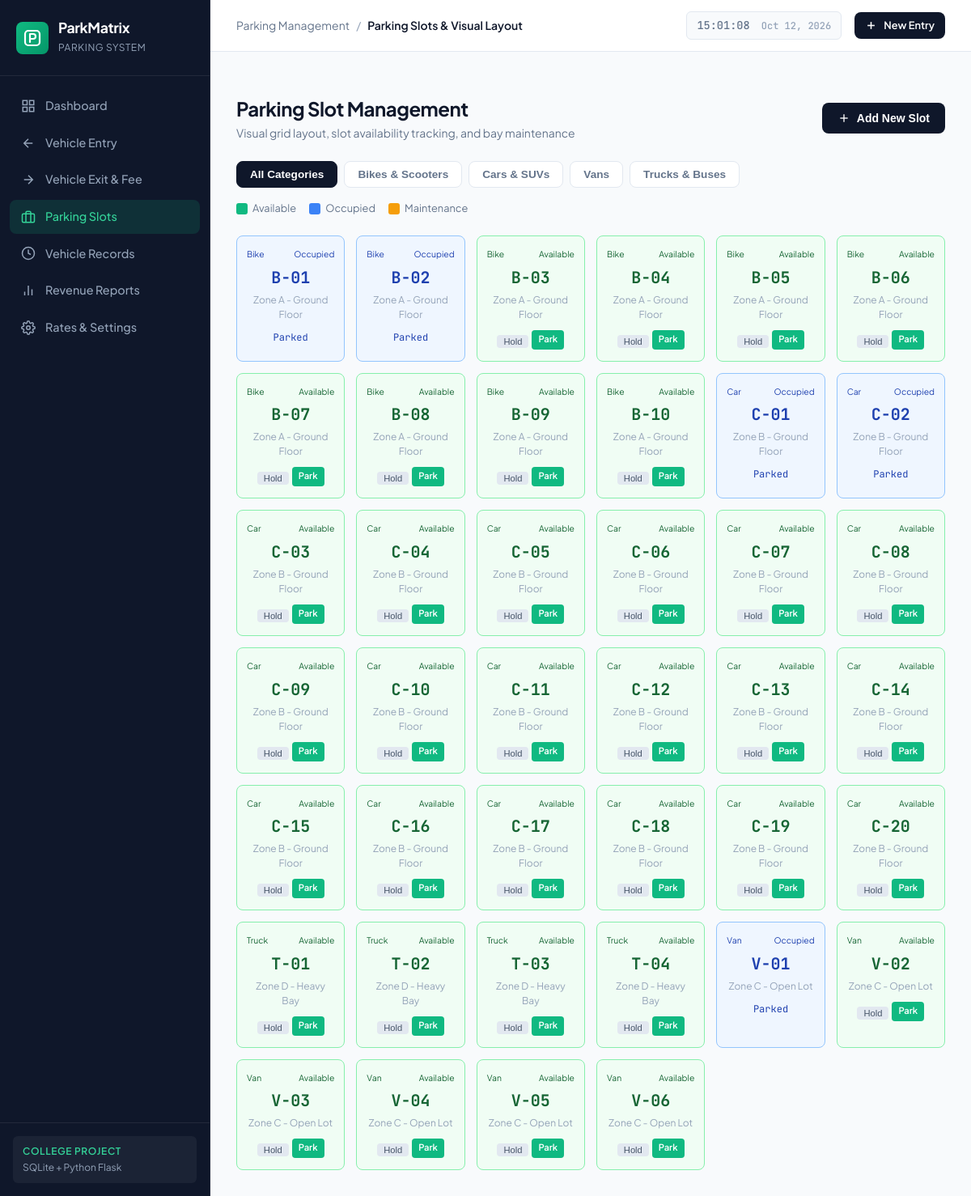
/slots, run on the app's committed database.
### tables this page shows
CREATE TABLE slots (
    id INTEGER PRIMARY KEY AUTOINCREMENT,
    slot_number TEXT UNIQUE NOT NULL,
    slot_type TEXT NOT NULL,          -- 'Bike', 'Car', 'Van', 'Truck'
    status TEXT NOT NULL DEFAULT 'Available', -- 'Available', 'Occupied', 'Maintenance'
    floor TEXT DEFAULT 'Ground Floor'
);

### app.py (the view, shortened to what this page needs)
@app.route('/slots', methods=['GET', 'POST'])
def parking_slots():
    slots = database.get_all_slots()
    return render_template('parking_slots.html', slots=slots)

### database.py (called while the page is built)
def get_db():
    if not os.path.exists(INSTANCE_DIR):
        os.makedirs(INSTANCE_DIR, exist_ok=True)
    conn = sqlite3.connect(DATABASE_PATH)
    conn.row_factory = sqlite3.Row
    conn.execute("PRAGMA foreign_keys = ON;")
    return conn

def get_all_slots():
    with get_db() as conn:
        return conn.execute("SELECT * FROM slots ORDER BY slot_type ASC, slot_number ASC").fetchall()

### templates/parking_slots.html (shortened to what this page needs)
{% extends "base.html" %}
{% block page_title %}Parking Slots & Visual Layout{% endblock %}
{% block content %}
<div class="slots-page-container">
    <div class="section-header">
        <div>
            <h1 class="page-heading">Parking Slot Management</h1>
            <p class="page-subheading">Visual grid layout, slot availability tracking, and bay maintenance</p>
        </div>
        <div class="header-actions">
            <button class="btn btn-primary" onclick="document.getElementById('addSlotModal').style.display='flex'">
                <svg width="16" height="16" viewBox="0 0 24 24" fill="none" stroke="currentColor" stroke-width="2">
                    <line x1="12" y1="5" x2="12" y2="19"></line>
                    <line x1="5" y1="12" x2="19" y2="12"></line>
                </svg>
                <span>Add New Slot</span>
            </button>
        </div>
    </div>
    <div class="slot-controls-bar">
        <div class="slot-filter-tabs">
            <button class="slot-filter-btn active" data-filter="all">All Categories</button>
            <button class="slot-filter-btn" data-filter="Bike">Bikes & Scooters</button>
            <button class="slot-filter-btn" data-filter="Car">Cars & SUVs</button>
            <button class="slot-filter-btn" data-filter="Van">Vans</button>
            <button class="slot-filter-btn" data-filter="Truck">Trucks & Buses</button>
        </div>
        <div class="slot-legend">
            <div class="legend-item">
                <span class="legend-box available-box"></span>
                <span>Available</span>
            </div>
            <div class="legend-item">
                <span class="legend-box occupied-box"></span>
                <span>Occupied</span>
            </div>
            <div class="legend-item">
                <span class="legend-box maintenance-box"></span>
                <span>Maintenance</span>
            </div>
        </div>
    </div>
    <div class="slots-visual-grid" id="slotsContainer">
        {% for slot in slots %}
        <div class="slot-card slot-{{ slot.status|lower }}" data-category="{{ slot.slot_type }}">
            <div class="slot-card-header">
                <span class="slot-type-label">{{ slot.slot_type }}</span>
                <span class="slot-status-indicator">{{ slot.status }}</span>
            </div>
            <div class="slot-code font-mono">{{ slot.slot_number }}</div>
            <div class="slot-floor text-xs text-muted">{{ slot.floor }}</div>
            <div class="slot-card-actions">
                {% if slot.status == 'Available' %}
                    <form action="{{ url_for('parking_slots') }}" method="POST" style="display:inline;">
                        <button type="submit" class="slot-btn-subtle" title="Mark Maintenance">Hold</button>
                    </form>
                    <a href="{{ url_for('vehicle_entry') }}" class="slot-btn-primary" title="Assign vehicle">Park</a>
                {% else %}
                    <span class="slot-occupied-text font-mono text-xs">Parked</span>
                {% endif %}
            </div>
        </div>
        {% endfor %}
    </div>
</div>
{% endblock %}

### static/css/style.css (style rules this page uses)
:root { --bg-main: #f8fafc; --bg-card: #ffffff; --sidebar-bg: #0f172a; --sidebar-hover: #1e293b; --sidebar-text: #94a3b8; --sidebar-active: #10b981; --text-primary: #0f172a; --text-secondary: #64748b; --text-muted: #94a3b8; --border-subtle: #e2e8f0; --primary: #0f172a; --primary-hover: #1e293b; --accent: #10b981; --accent-hover: #059669; --accent-light: #ecfdf5; --warning: #f59e0b; --warning-light: #fffbeb; --danger: #ef4444; --danger-light: #fef2f2; --info: #3b82f6; --font-sans: 'Plus Jakarta Sans', -apple-system, BlinkMacSystemFont, 'Segoe UI', Roboto, sans-serif; --font-mono: 'JetBrains Mono', monospace; --radius-sm: 6px; --radius-md: 8px; --radius-lg: 12px; }
* { margin: 0; padding: 0; box-sizing: border-box; }
body { font-family: var(--font-sans); background-color: var(--bg-main); color: var(--text-primary); line-height: 1.5; -webkit-font-smoothing: antialiased; }
.section-header { display: flex; align-items: center; justify-content: space-between; margin-bottom: 24px; flex-wrap: wrap; gap: 16px; }
.page-heading { font-size: 1.5rem; font-weight: 700; letter-spacing: -0.02em; color: var(--text-primary); }
.page-subheading { font-size: 0.875rem; color: var(--text-secondary); margin-top: 2px; }
.btn { display: inline-flex; align-items: center; gap: 8px; padding: 10px 18px; font-size: 0.875rem; font-weight: 600; border-radius: var(--radius-md); text-decoration: none; cursor: pointer; border: 1px solid transparent; transition: all 0.15s ease; white-space: nowrap; }
.btn-primary { background-color: var(--primary); color: #ffffff; }
.slot-controls-bar { display: flex; justify-content: space-between; align-items: center; flex-wrap: wrap; gap: 16px; margin-bottom: 24px; }
.slot-filter-tabs { display: flex; gap: 8px; flex-wrap: wrap; }
.slot-filter-btn { padding: 8px 16px; border: 1px solid var(--border-subtle); background: #ffffff; border-radius: var(--radius-md); font-size: 0.85rem; font-weight: 600; cursor: pointer; color: var(--text-secondary); transition: all 0.15s ease; }
.slot-filter-btn.active, .slot-filter-btn:hover { background: var(--primary); color: #ffffff; border-color: var(--primary); }
.slot-legend { display: flex; gap: 16px; align-items: center; font-size: 0.8rem; color: var(--text-secondary); }
.legend-item { display: flex; align-items: center; gap: 6px; }
.legend-box { width: 14px; height: 14px; border-radius: 3px; }
.available-box { background: #10b981; }
.occupied-box { background: #3b82f6; }
.maintenance-box { background: #f59e0b; }
.slots-visual-grid { display: grid; grid-template-columns: repeat(auto-fill, minmax(130px, 1fr)); gap: 14px; }
.slot-card { border-radius: var(--radius-md); padding: 14px 12px; display: flex; flex-direction: column; align-items: center; text-align: center; border: 1.5px solid; transition: transform 0.15s ease; }
.slot-card-header { width: 100%; display: flex; justify-content: space-between; font-size: 0.65rem; margin-bottom: 6px; }
.slot-available { background: #f0fdf4; border-color: #86efac; color: #166534; }
.slot-occupied { background: #eff6ff; border-color: #93c5fd; color: #1e40af; }
.slot-code { font-size: 1.25rem; font-weight: 700; margin-bottom: 4px; }
.slot-card-actions { margin-top: 10px; display: flex; gap: 4px; }
.slot-btn-primary { padding: 2px 8px; font-size: 0.7rem; background: #10b981; color: #ffffff; border-radius: 4px; text-decoration: none; font-weight: 600; }
.slot-btn-subtle { padding: 2px 8px; font-size: 0.7rem; background: #e2e8f0; color: #475569; border: none; border-radius: 4px; cursor: pointer; }
.font-mono { font-family: var(--font-mono); }
.text-muted { color: var(--text-muted); }
.text-xs { font-size: 0.75rem; }

### data on the page
slots: slot_type "Bike", status "Occupied", slot_number "B-01", floor "Zone A - Ground Floor", shows "Parked"
slots: slot_type "Bike", status "Occupied", slot_number "B-02", floor "Zone A - Ground Floor", shows "Parked"
slots: slot_type "Bike", status "Available", slot_number "B-03", floor "Zone A - Ground Floor"
slots: slot_type "Bike", status "Available", slot_number "B-04", floor "Zone A - Ground Floor"
slots: slot_type "Bike", status "Available", slot_number "B-05", floor "Zone A - Ground Floor"
slots: slot_type "Bike", status "Available", slot_number "B-06", floor "Zone A - Ground Floor"
slots: slot_type "Bike", status "Available", slot_number "B-07", floor "Zone A - Ground Floor"
slots: slot_type "Bike", status "Available", slot_number "B-08", floor "Zone A - Ground Floor"
slots: slot_type "Bike", status "Available", slot_number "B-09", floor "Zone A - Ground Floor"
slots: slot_type "Bike", status "Available", slot_number "B-10", floor "Zone A - Ground Floor"
slots: slot_type "Car", status "Occupied", slot_number "C-01", floor "Zone B - Ground Floor", shows "Parked"
slots: slot_type "Car", status "Occupied", slot_number "C-02", floor "Zone B - Ground Floor", shows "Parked"
slots: slot_type "Car", status "Available", slot_number "C-03", floor "Zone B - Ground Floor"
slots: slot_type "Car", status "Available", slot_number "C-04", floor "Zone B - Ground Floor"
slots: slot_type "Car", status "Available", slot_number "C-05", floor "Zone B - Ground Floor"
slots: slot_type "Car", status "Available", slot_number "C-06", floor "Zone B - Ground Floor"
slots: slot_type "Car", status "Available", slot_number "C-07", floor "Zone B - Ground Floor"
slots: slot_type "Car", status "Available", slot_number "C-08", floor "Zone B - Ground Floor"
slots: slot_type "Car", status "Available", slot_number "C-09", floor "Zone B - Ground Floor"
slots: slot_type "Car", status "Available", slot_number "C-10", floor "Zone B - Ground Floor"
slots: slot_type "Car", status "Available", slot_number "C-11", floor "Zone B - Ground Floor"
slots: slot_type "Car", status "Available", slot_number "C-12", floor "Zone B - Ground Floor"
slots: slot_type "Car", status "Available", slot_number "C-13", floor "Zone B - Ground Floor"
slots: slot_type "Car", status "Available", slot_number "C-14", floor "Zone B - Ground Floor"
slots: slot_type "Car", status "Available", slot_number "C-15", floor "Zone B - Ground Floor"
slots: slot_type "Car", status "Available", slot_number "C-16", floor "Zone B - Ground Floor"
slots: slot_type "Car", status "Available", slot_number "C-17", floor "Zone B - Ground Floor"
slots: slot_type "Car", status "Available", slot_number "C-18", floor "Zone B - Ground Floor"
slots: slot_type "Car", status "Available", slot_number "C-19", floor "Zone B - Ground Floor"
slots: slot_type "Car", status "Available", slot_number "C-20", floor "Zone B - Ground Floor"
slots: slot_type "Truck", status "Available", slot_number "T-01", floor "Zone D - Heavy Bay"
slots: slot_type "Truck", status "Available", slot_number "T-02", floor "Zone D - Heavy Bay"
slots: slot_type "Truck", status "Available", slot_number "T-03", floor "Zone D - Heavy Bay"
slots: slot_type "Truck", status "Available", slot_number "T-04", floor "Zone D - Heavy Bay"
slots: slot_type "Van", status "Occupied", slot_number "V-01", floor "Zone C - Open Lot", shows "Parked"
slots: slot_type "Van", status "Available", slot_number "V-02", floor "Zone C - Open Lot"
slots: slot_type "Van", status "Available", slot_number "V-03", floor "Zone C - Open Lot"
slots: slot_type "Van", status "Available", slot_number "V-04", floor "Zone C - Open Lot"
slots: slot_type "Van", status "Available", slot_number "V-05", floor "Zone C - Open Lot"
slots: slot_type "Van", status "Available", slot_number "V-06", floor "Zone C - Open Lot"
